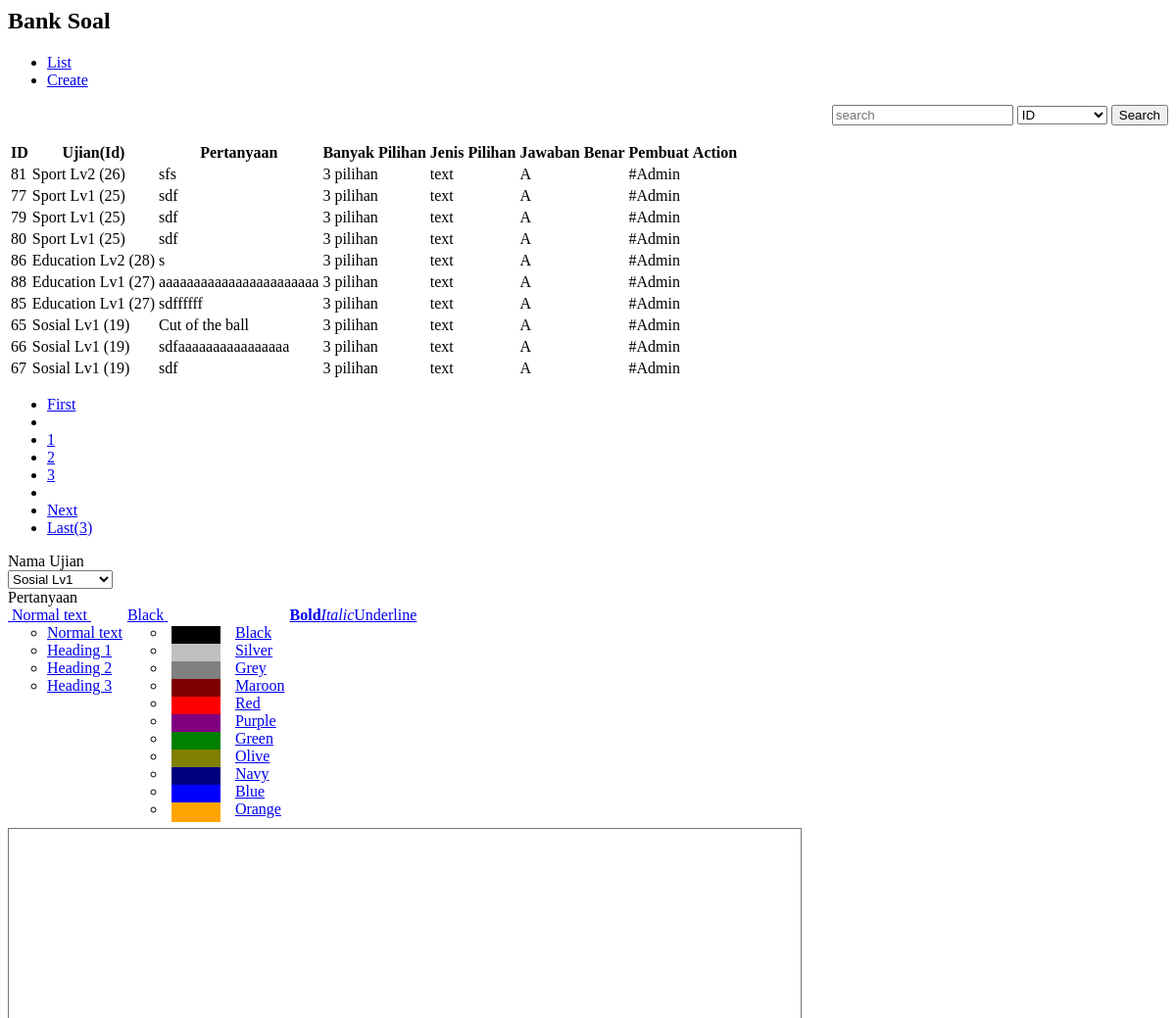
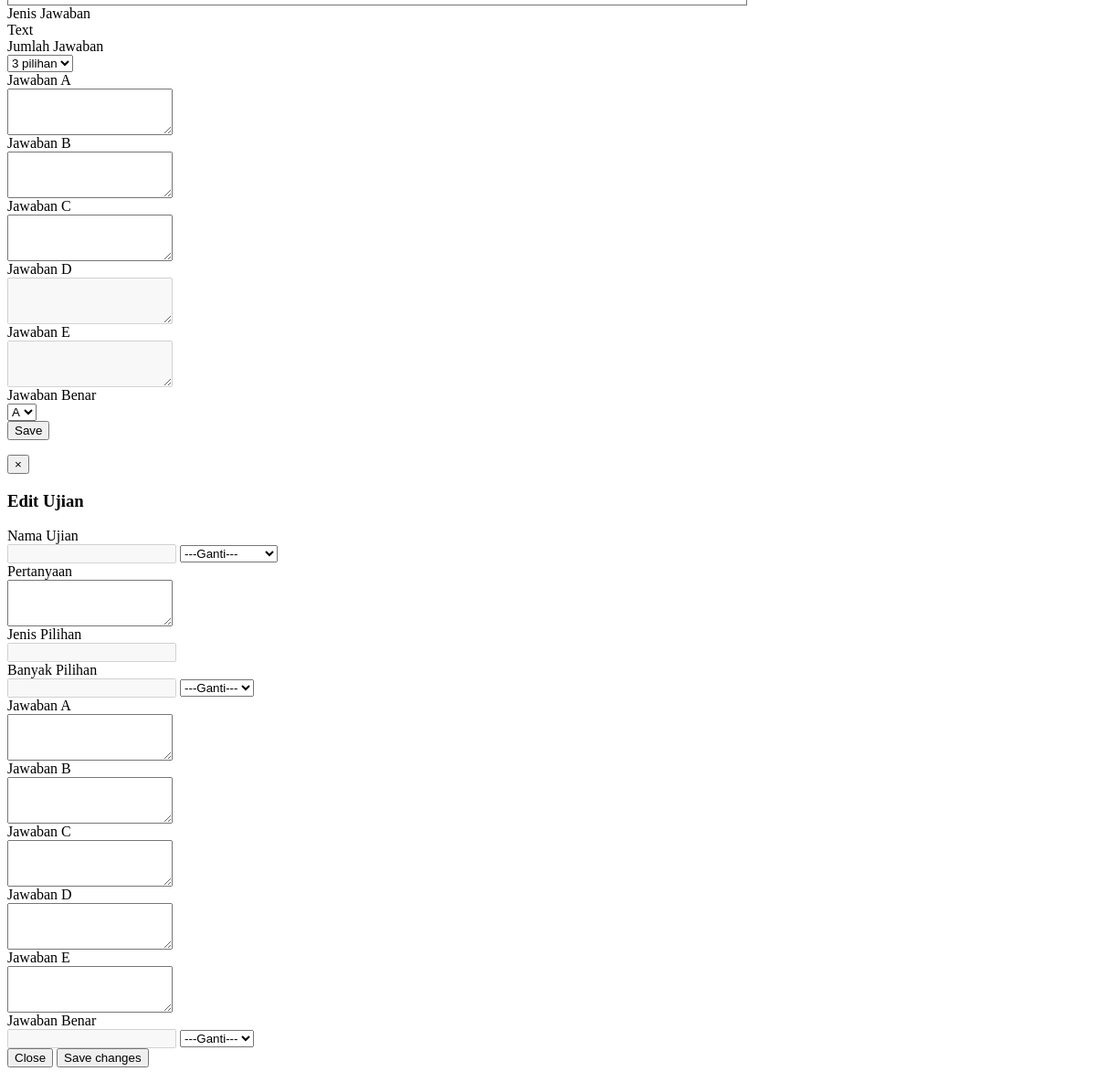
The page /master/master_bank_soal.php on the database its author committed (2 pictures, top to bottom).
### tables this page shows
CREATE TABLE IF NOT EXISTS `bank_soal` (
  `id` int(100) NOT NULL AUTO_INCREMENT,
  `id_guru` int(10) NOT NULL,
  `id_ujian` int(10) NOT NULL,
  `pertanyaan` varchar(1000) NOT NULL,
  `a` varchar(1000) NOT NULL,
  `b` varchar(1000) NOT NULL,
  `c` varchar(1000) NOT NULL,
  `d` varchar(1000) NOT NULL,
  `e` varchar(1000) NOT NULL,
  `banyak_pilihan` varchar(10) NOT NULL,
  `jenis_pilihan` varchar(100) NOT NULL,
  `jawaban_benar` varchar(10) NOT NULL,
  PRIMARY KEY (`id`)
);

CREATE TABLE IF NOT EXISTS `ujian` (
  `id` int(10) NOT NULL AUTO_INCREMENT,
  `id_matpel` int(10) NOT NULL,
  `nama_ujian` varchar(100) NOT NULL,
  `id_guru` int(10) NOT NULL,
  `text_pembuka` varchar(1000) NOT NULL,
  `waktu` int(100) NOT NULL,
  `tgl_input` date NOT NULL,
  `jml_soal` int(10) NOT NULL,
  PRIMARY KEY (`id`)
);

### master/master_bank_soal.php (the view, shortened to what this page needs)
<link rel="stylesheet" type="text/css" href="assets/css/bootstrap-wysihtml5.css"></link>
<div class="row">
<div class="span12">
<?php
	$dataPerPage = 10;
	if(isset($_GET['halaman']) and !empty($_GET['halaman']))
	{
		$noPage = $_GET['halaman'];
	}
	else $noPage = 1;
	$offset = ($noPage - 1) * $dataPerPage;
?>
	<div class="page-header">
		<h2>Bank Soal</h2>
	</div>
	<div>
		<ul class="nav nav-tabs">
            <li class="active"><a href="#list" data-toggle="tab"><i class="icon-list"></i>List</a></li>
            <li><a href="#new" data-toggle="tab"><i class="icon-plus-sign"></i>Create</a></li>
         </ul>
<div class="tab-content active">
    <div class="tab-pane active" id="list">
 		<form class="form-search" align="right" method="GET" action="">
		  <div class="input-append">
			<input type="text" class="span2 search-query" placeholder="search" name="txt_search">
			<select class="span2" name="jenis_search">
				<option value='bank_soal.id'>ID</option>
			</select>
			<button type="submit" class="btn">Search</button>
		  </div>
		</form>
        <table class="table table-striped table-condensed table-bordered">
            <thead>
                <tr>
                    <th>ID</th>
                    <th>Ujian(Id)</th>
                    <th>Pertanyaan</th>
                    <th>Banyak Pilihan</th>
                    <th>Jenis Pilihan</th>
                    <th>Jawaban Benar</th>
                    <th>Pembuat</th>
                    <th>Action</th>
                </tr>
            </thead>
        <tbody>
		<?php
		if(empty($_GET["txt_search"])){
			$txt_search="";
		}
		else{
			$txt_search=$_GET["txt_search"];
		}
		$jenis_search = isset($_GET["jenis_search"])?$_GET["jenis_search"]:'';
		if(!empty($txt_search)){
			if(isset($_SESSION["guru"])){
				$id_guru = $_SESSION["guru"];
				$query_count   = mysql_query("SELECT COUNT(*) AS jml_data FROM bank_soal,ujian where bank_soal.id_ujian=ujian.id and bank_soal.id_guru='$id_guru' and $jenis_search like '%$txt_search%'");
				$query_page = mysql_query("select bank_soal.id_guru,bank_soal.jenis_pilihan,bank_soal.id,bank_soal.id_ujian,bank_soal.pertanyaan,bank_soal.jawaban_benar,bank_soal.banyak_pilihan,bank_soal.a,bank_soal.b,bank_soal.c,bank_soal.d,bank_soal.e from bank_soal,ujian where bank_soal.id_ujian=ujian.id AND bank_soal.id_guru='$id_guru' and $jenis_search like '%$txt_search%' order by ujian.tgl_input desc LIMIT $offset, $dataPerPage");
			}else{
				$query_count   = mysql_query("SELECT COUNT(*) AS jml_data FROM bank_soal,ujian where bank_soal.id_ujian=ujian.id and $jenis_search like '%$txt_search%'");
				$query_page = mysql_query("select bank_soal.id_guru,bank_soal.jenis_pilihan,bank_soal.id,bank_soal.id_ujian,bank_soal.pertanyaan,bank_soal.jawaban_benar,bank_soal.banyak_pilihan,bank_soal.a,bank_soal.b,bank_soal.c,bank_soal.d,bank_soal.e from bank_soal,ujian where bank_soal.id_ujian=ujian.id and $jenis_search like '%$txt_search%' order by ujian.tgl_input desc LIMIT $offset, $dataPerPage");
			}
		}else{
			if(isset($_SESSION["guru"])){
				$id_guru = $_SESSION["guru"];
				$query_count   = mysql_query("SELECT COUNT(*) AS jml_data FROM bank_soal where id_guru='$id_guru'");
				$query_page = mysql_query("select bank_soal.id_guru,bank_soal.jenis_pilihan,bank_soal.id,bank_soal.id_ujian,bank_soal.pertanyaan,bank_soal.jawaban_benar,bank_soal.banyak_pilihan,bank_soal.a,bank_soal.b,bank_soal.c,bank_soal.d,bank_soal.e from bank_soal,ujian where bank_soal.id_ujian=ujian.id AND bank_soal.id_guru='$id_guru' order by ujian.tgl_input desc LIMIT $offset, $dataPerPage");
			}else{
				$query_count   = mysql_query("SELECT COUNT(*) AS jml_data FROM bank_soal");
				$query_page = mysql_query("select bank_soal.id_guru,bank_soal.jenis_pilihan,bank_soal.id,bank_soal.id_ujian,bank_soal.pertanyaan,bank_soal.jawaban_benar,bank_soal.banyak_pilihan,bank_soal.a,bank_soal.b,bank_soal.c,bank_soal.d,bank_soal.e from bank_soal,ujian where bank_soal.id_ujian=ujian.id order by ujian.tgl_input desc LIMIT $offset, $dataPerPage");
			}
		}
			$array_count   = mysql_fetch_array($query_count);
			$jml_data = $array_count["jml_data"];
			$jumPage = ceil($jml_data/$dataPerPage);
			while($array_page = mysql_fetch_array($query_page)){
				$id_guru = $array_page["id_guru"];
				$id_ujian = $array_page["id_ujian"];
				$query_page_ujian = mysql_query("select ujian.nama_ujian from ujian,matpel where ujian.id_matpel=matpel.id and ujian.id='$id_ujian'");
				$array_page_ujian = mysql_fetch_array($query_page_ujian);
		?>
            <tr>
                <td><?php echo $array_page["id"]; ?></td>
                <td><?php echo $array_page_ujian["nama_ujian"]." (".$id_ujian.")"; ?></td>
                <td><?php echo htmlspecialchars_decode($array_page["pertanyaan"]); ?></td>
                <td><?php echo $array_page["banyak_pilihan"]." pilihan"; ?></td>
                <td><?php echo $array_page["jenis_pilihan"]; ?></td>
                <td><?php echo $array_page["jawaban_benar"]; ?></td>
				<?php
					$query_page_guru = mysql_query("select*from guru where id='$id_guru'");
					$array_page_guru = mysql_fetch_array($query_page_guru);
						if(!empty($array_page_guru["nama_guru"])){
							echo "<td>".$array_page_guru["nama_guru"]."</td>";
						}else{
							echo "<td>#Admin</td>";
						}
				?>
                <td>
                </td>
            </tr>
		<?php
			}
		?>
        </tbody>
        </table>
		<div class="pagination pagination-centered">
			<?php
			if(!empty($txt_search)){
			?>
			<ul>
                <li><a href="?page=Bank%20Soal&halaman=1&txt_search=<?php echo $txt_search; ?>&jenis_search=<?php echo $jenis_search; ?>">First</a></li>
                <li>
					<?php
					if ($noPage > 1) echo  "<a href='?page=Bank%20Soal&halaman=".($noPage-1)."&txt_search=".$txt_search."&jenis_search=".$jenis_search."'>Prev</a>";
                   ?>
                </li>
					<?php
						$noPage1 = $noPage - 1;
						$noPage2 = $noPage - 2;
						$noPage3 = $noPage + 1;
						$noPage4 = $noPage + 2;
						if($noPage > 2)echo "<li><a href='?page=Bank%20Soal&halaman=".$noPage2."&txt_search=".$txt_search."&jenis_search=".$jenis_search."'>".$noPage2."</a></li>";
						if($noPage > 1)echo "<li><a href='?page=Bank%20Soal&halaman=".$noPage1."&txt_search=".$txt_search."&jenis_search=".$jenis_search."'>".$noPage1."</a></li>";
						echo "<li class='active'><a href='?page=Bank%20Soal&halaman=".$noPage."&txt_search=".$txt_search."&jenis_search=".$jenis_search."'>".$noPage."</a></li>";
						if($jumPage > $noPage){
							echo "<li><a href='?page=Bank%20Soal&halaman=".$noPage3."&txt_search=".$txt_search."&jenis_search=".$jenis_search."'>".$noPage3."</a></li>";
							if($jumPage > $noPage3)echo "<li><a href='?page=Bank%20Soal&halaman=".$noPage4."&txt_search=".$txt_search."&jenis_search=".$jenis_search."'>".$noPage4."</a></li>";
						}
					?>
                <li>
                        <?php
						if ($noPage < $jumPage) echo "<li><a href='?page=Bank%20Soal&halaman=".($noPage+1)."'>Next</a>";
						?>
                </li>
                <li><a href="?page=Bank%20Soal&halaman=<?php echo $jumPage; ?>&txt_search=<?php echo $txt_search; ?>&jenis_search=<?php echo $jenis_search; ?>">Last(<?php echo $jumPage; ?>)</a></li>
            </ul>
			<?php
			}else{
			?>
			<ul>
                <li><a href="?page=Bank%20Soal&halaman=1">First</a></li>
                <li>
                </li>
					<?php
						$noPage3 = $noPage + 1;
						$noPage4 = $noPage + 2;
						echo "<li class='active'><a href='?page=Bank%20Soal&halaman=".$noPage."'>".$noPage."</a></li>";
						if($jumPage > $noPage){
							echo "<li><a href='?page=Bank%20Soal&halaman=".$noPage3."'>".$noPage3."</a></li>";
							if($jumPage > $noPage3)echo "<li><a href='?page=Bank%20Soal&halaman=".$noPage4."'>".$noPage4."</a></li>";
						}
					?>
                <li>
                        <?php
						if ($noPage < $jumPage) echo "<li><a href='?page=Bank%20Soal&halaman=".($noPage+1)."'>Next</a>";
						?>
                </li>
                <li><a href="?page=Bank%20Soal&halaman=<?php echo $jumPage; ?>">Last(<?php echo $jumPage; ?>)</a></li>
            </ul>
			<?php
			}
			?>
        </div>
    </div>
	<div class="tab-pane" id="new">
		<form class="form-horizontal" method="post" action="proses/master_bank_soal/input.php">
			<div class="control-group">
				<label class="control-label">Nama Ujian</label>
				<div class="controls">
					<select name="ujian">
					<?php
						if(isset($_SESSION["guru"])){
							$id_guru = $_SESSION["guru"];
							$query_input_ujian = mysql_query("select * from ujian where id_guru='$id_guru'");
							while($array_input_ujian = mysql_fetch_array($query_input_ujian)){
								echo "<option value='".$array_input_ujian['id']."'>".$array_input_ujian['nama_ujian']."</option>";
							}
						}else{
							$query_input_ujian = mysql_query("select * from ujian");
							while($array_input_ujian = mysql_fetch_array($query_input_ujian)){
								echo "<option value='".$array_input_ujian['id']."'>".$array_input_ujian['nama_ujian']."</option>";
							}
						}
					?>
					</select>
				</div>
			</div>
			<div class="control-group">
				<label class="control-label">Pertanyaan</label>
				<div class="controls">
				</div>
			</div>
			<div class="control-group">
				<label class="control-label">Jenis Jawaban</label>
				<div class="controls">
					<span class='uneditable-input'>Text</span>
				</div>
			</div>
			<div class="control-group">
				<label class="control-label">Jumlah Jawaban</label>
				<div class="controls">
					<select name='banyak_pilihan' onchange="javascript:banyak_jawaban(document.getElementById('pilihan-jawaban').value);" data-target="#jawaban" id="pilihan-jawaban">
						<option value="3">3 pilihan</option>
					</select>
				</div>
			</div>
			<div class="control-group">
				<label class="control-label">Jawaban A</label>
				<div class="controls">
					<textarea rows="3" name="a"></textarea>
				</div>
			</div>
			<div class="control-group">
				<label class="control-label">Jawaban B</label>
				<div class="controls">
					<textarea rows="3" name="b"></textarea>
				</div>
			</div>
			<div class="control-group">
				<label class="control-label">Jawaban C</label>
				<div class="controls">
					<textarea rows="3" name="c"></textarea>
				</div>
			</div>
			<div class="control-group">
				<label class="control-label">Jawaban D</label>
				<div class="controls">
					<textarea id="D" rows="3" name="d" disabled="true"></textarea>
				</div>
			</div>
			<div class="control-group">
				<label class="control-label">Jawaban E</label>
				<div class="controls">
					<textarea rows="3" id="E" name="e" disabled="true"></textarea>
				</div>
			</div>
			<div class="control-group">
				<label class="control-label">Jawaban Benar</label>
				<div class="controls">
					<select name="jawaban_benar">
						<option value="A">A</option>
					</select>
				</div>
			</div>
			<div class="control-group">
				<div class="controls">
					<button type="submit" class="btn">Save</button>
				</div>
			</div>
		</form>
    </div>
</div>
		<div id="edit" class="modal hide fade" tabindex="-1" role="dialog" aria-labelledby="myModalLabel" aria-hidden="true">
			<form action="proses/master_bank_soal/edit.php" method="POST" name="fedit">
			  <div class="modal-header">
				<button type="button" class="close" data-dismiss="modal" aria-hidden="true">&times;</button>
				<h3 id="myModalLabel">Edit Ujian</h3>
			  </div>
			  <div class="modal-body">
				<div class="control-group">
					<label class="control-label">Nama Ujian</label>
					<div class="controls">
						<input type='text' value='' name='ujian2' id="ujian_txt2" disabled class='input-large uneditable-input'>
						<select id="combo_ujian" onchange="javascript: addText_id_ujian();">
							<option value='change'>---Ganti---</option>
						</select>
					</div>
				</div>
				<div class="control-group">
					<label class="control-label">Pertanyaan</label>
					<div class="controls">
						<textarea rows="3" name="pertanyaan" id="pertanyaan"></textarea>
					</div>
				</div>
				<div class="control-group">
					<label class="control-label">Jenis Pilihan</label>
					<div class="controls">
						<input type='text' name="jenis_pilihan2" disabled class='input-medium uneditable-input'></input>
					</div>
				</div>
				<div class="control-group">
					<label class="control-label">Banyak Pilihan</label>
					<div class="controls">
						<input type='text' value='' name='banyak_pilihan2' id="banyak_pilihan_txt2" disabled class='input-medium uneditable-input'>
						<select id='banyak_pilihan_combo' onchange="javascript: addText_banyak_pilihan();" data-target="#jawaban" >
							<option value='change'>---Ganti---</option>
						</select>
					</div>
				</div>
				<div class="control-group">
					<label class="control-label">Jawaban A</label>
					<div class="controls">
						<textarea rows="3" name="a" id="a_edit"></textarea>
					</div>
				</div>
				<div class="control-group">
					<label class="control-label">Jawaban B</label>
					<div class="controls">
						<textarea rows="3" name="b" id="b_edit"></textarea>
					</div>
				</div>
				<div class="control-group">
					<label class="control-label">Jawaban C</label>
					<div class="controls">
						<textarea rows="3" name="c" id="c_edit"></textarea>
					</div>
				</div>
				<div class="control-group">
					<label class="control-label">Jawaban D</label>
					<div class="controls">
						<textarea rows="3" name="d" id="d_edit"></textarea>
					</div>
				</div>
				<div class="control-group">
					<label class="control-label">Jawaban E</label>
					<div class="controls">
						<textarea rows="3" name="e" id="e_edit"></textarea>
					</div>
				</div>
				<div class="control-group">
					<label class="control-label">Jawaban Benar</label>
					<div class="controls">
						<input type='text' value='' name='jawaban_benar2' id="jawaban_benar_txt2" disabled class='input-medium uneditable-input'>
						<select id="jawaban_benar_combo" onchange="javascript: addText_jawaban_benar();">
							<option value='change'>---Ganti---</option>
						</select>
					</div>
				</div>
			  </div>
			  <div class="modal-footer">
				<button class="btn" data-dismiss="modal" aria-hidden="true">Close</button>
				<button class="btn btn-primary">Save changes</button>
			  </div>
			  </form>
   	    </div>
</div>
</div>
</div>

### rows shown on the page
bank_soal: id "81", id_ujian.nama_ujian "Sport Lv2", id_ujian "26", pertanyaan "sfs", banyak_pilihan "3", jenis_pilihan "text", jawaban_benar "A"
bank_soal: id "77", id_ujian.nama_ujian "Sport Lv1", id_ujian "25", pertanyaan "sdf", banyak_pilihan "3", jenis_pilihan "text", jawaban_benar "A"
bank_soal: id "79", id_ujian.nama_ujian "Sport Lv1", id_ujian "25", pertanyaan "sdf", banyak_pilihan "3", jenis_pilihan "text", jawaban_benar "A"
bank_soal: id "80", id_ujian.nama_ujian "Sport Lv1", id_ujian "25", pertanyaan "sdf", banyak_pilihan "3", jenis_pilihan "text", jawaban_benar "A"
bank_soal: id "86", id_ujian.nama_ujian "Education Lv2", id_ujian "28", pertanyaan "s", banyak_pilihan "3", jenis_pilihan "text", jawaban_benar "A"
bank_soal: id "88", id_ujian.nama_ujian "Education Lv1", id_ujian "27", pertanyaan "aaaaaaaaaaaaaaaaaaaaaaa", banyak_pilihan "3", jenis_pilihan "text", jawaban_benar "A"
bank_soal: id "85", id_ujian.nama_ujian "Education Lv1", id_ujian "27", pertanyaan "sdffffff", banyak_pilihan "3", jenis_pilihan "text", jawaban_benar "A"
bank_soal: id "65", id_ujian.nama_ujian "Sosial Lv1", id_ujian "19", pertanyaan "Cut of the ball", banyak_pilihan "3", jenis_pilihan "text", jawaban_benar "A"
bank_soal: id "66", id_ujian.nama_ujian "Sosial Lv1", id_ujian "19", pertanyaan "sdfaaaaaaaaaaaaaaaa", banyak_pilihan "3", jenis_pilihan "text", jawaban_benar "A"
bank_soal: id "67", id_ujian.nama_ujian "Sosial Lv1", id_ujian "19", pertanyaan "sdf", banyak_pilihan "3", jenis_pilihan "text", jawaban_benar "A"

### other values the page prints
$noPage "1"
$noPage3 "2"
$noPage4 "3"
$jumPage "3"
form field ujian "Sosial Lv1"
